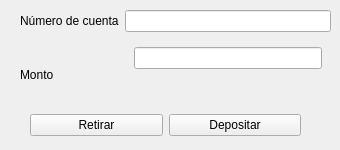
<?xml version="1.0" encoding="UTF-8"?>
<ui version="4.0">
 <class>Form</class>
 <widget class="QWidget" name="Form">
  <property name="geometry">
   <rect>
    <x>0</x>
    <y>0</y>
    <width>340</width>
    <height>150</height>
   </rect>
  </property>
  <property name="minimumSize">
   <size>
    <width>340</width>
    <height>150</height>
   </size>
  </property>
  <property name="maximumSize">
   <size>
    <width>340</width>
    <height>150</height>
   </size>
  </property>
  <property name="windowTitle">
   <string>Depositar y Retirar</string>
  </property>
  <widget class="QWidget" name="widget" native="true">
   <property name="enabled">
    <bool>true</bool>
   </property>
   <property name="geometry">
    <rect>
     <x>20</x>
     <y>10</y>
     <width>311</width>
     <height>101</height>
    </rect>
   </property>
   <layout class="QGridLayout" name="gridLayout" columnstretch="0,0">
    <item row="0" column="0">
     <widget class="QLabel" name="label">
      <property name="text">
       <string>Número de cuenta</string>
      </property>
     </widget>
    </item>
    <item row="1" column="0">
     <widget class="QLabel" name="label_4">
      <property name="text">
       <string>Monto</string>
      </property>
     </widget>
    </item>
    <item row="0" column="1">
     <widget class="QLineEdit" name="txt_numero_cuenta"/>
    </item>
    <item row="1" column="1">
     <widget class="QWidget" name="widget_3" native="true">
      <layout class="QFormLayout" name="formLayout">
       <item row="0" column="0" colspan="2">
        <widget class="QLineEdit" name="txt_monto"/>
       </item>
      </layout>
     </widget>
    </item>
   </layout>
  </widget>
  <widget class="QWidget" name="horizontalLayoutWidget">
   <property name="geometry">
    <rect>
     <x>30</x>
     <y>110</y>
     <width>271</width>
     <height>31</height>
    </rect>
   </property>
   <layout class="QHBoxLayout" name="horizontalLayout">
    <item>
     <widget class="QPushButton" name="btn_retirar">
      <property name="text">
       <string>Retirar</string>
      </property>
     </widget>
    </item>
    <item>
     <widget class="QPushButton" name="btn_depositar">
      <property name="text">
       <string>Depositar</string>
      </property>
     </widget>
    </item>
   </layout>
  </widget>
 </widget>
 <resources/>
 <connections/>
</ui>
